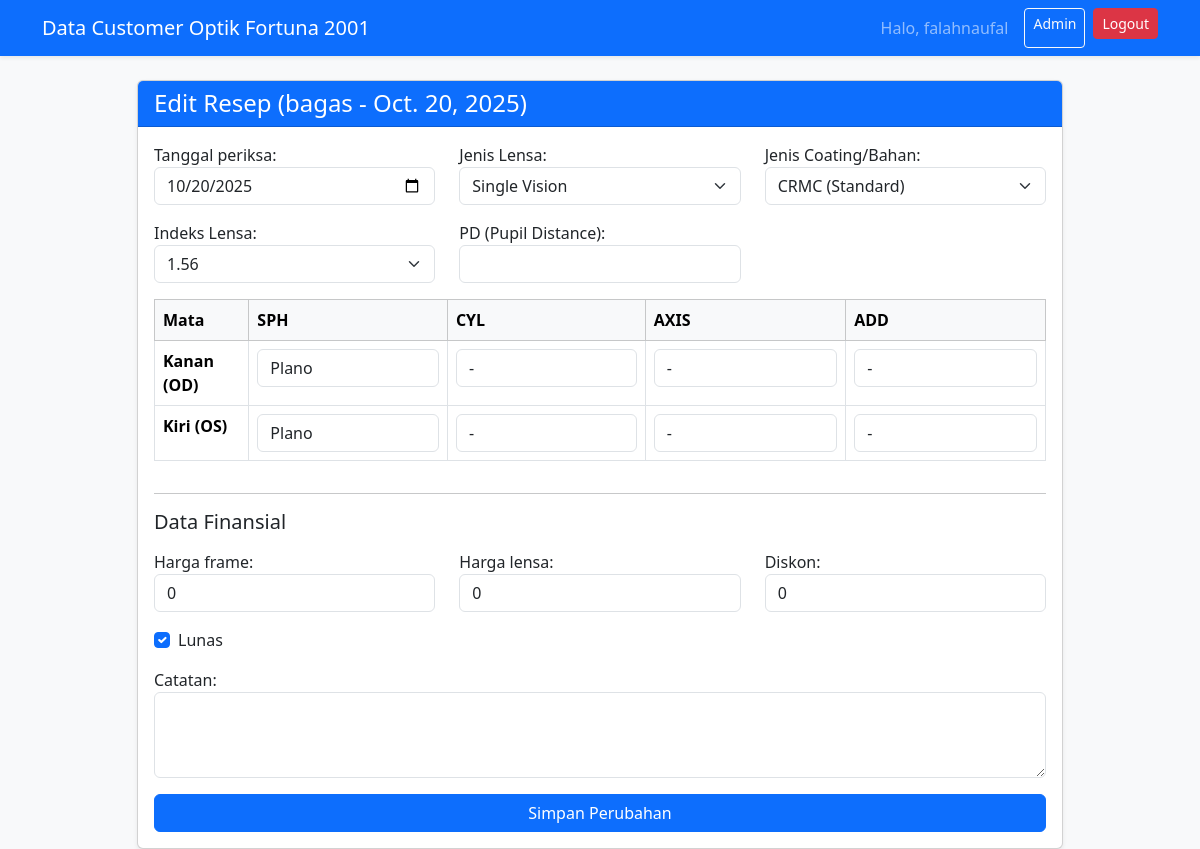
Screenshot of /resep/2/edit/ (signed in) with the database file from the repository.
### pasien/models.py (models this page shows, shortened)
class Resep(models.Model):
    JENIS_LENSA_CHOICES = [
        ('SV', 'Single Vision'),
        ('BF', 'Bifokal'),
        ('PG', 'Progresif'),
        ('OFF', 'Office / Baca'),
        ('LAIN', 'Lainnya'),
    ]
    COATING_LENSA_CHOICES = [
        ('CRMC', 'CRMC (Standard)'),
        ('BLR', 'Blueray'),
        ('PHC', 'Photochromic'),
        ('BLC', 'Bluechromic (Blueray + Photochromic)'),
        ('LAIN', 'Lainnya'),
    ]
    INDEKS_LENSA_CHOICES = [
        ('1.56', '1.56'),
        ('1.60', '1.60'),
        ('1.67', '1.67'),
        ('1.74', '1.74'),
        ('LAIN', 'Lainnya (misal: 1.50, 1.59)'),
    ]
    pelanggan = models.ForeignKey(Pelanggan, on_delete=models.CASCADE, related_name='resep_history')
    tanggal_periksa = models.DateField(default=timezone.now)
    jenis_lensa = models.CharField(
        "Jenis Lensa", max_length=5, choices=JENIS_LENSA_CHOICES, default='SV'
    )
    jenis_coating = models.CharField(
        "Jenis Coating/Bahan",
        max_length=5,
        choices=COATING_LENSA_CHOICES,
        default='CRMC'
    )
    indeks_lensa = models.CharField(
        "Indeks Lensa",
        max_length=5,
        choices=INDEKS_LENSA_CHOICES,
        default='1.56'
    )
    harga_frame = models.DecimalField(max_digits=10, decimal_places=0, default=0)
    harga_lensa = models.DecimalField(max_digits=10, decimal_places=0, default=0)
    diskon = models.DecimalField(max_digits=10, decimal_places=0, default=0)
    total_bayar = models.DecimalField(max_digits=10, decimal_places=0, blank=True, null=True)
    lunas = models.BooleanField(default=True)
    total_bayar = models.DecimalField(
        "Total Bayar (Rp)",
        max_digits=10,
        decimal_places=0,
        default=0,
        editable=False )
    od_sph = models.CharField("SPH (Kanan)", max_length=10, default='Plano')
    od_cyl = models.CharField("CYL (Kanan)", max_length=10, default='-')
    od_axis = models.CharField("AXIS (Kanan)", max_length=10, default='-')
    od_add = models.CharField("ADD (Kanan)", max_length=10, default='-')
    os_sph = models.CharField("SPH (Kiri)", max_length=10, default='Plano')
    os_cyl = models.CharField("CYL (Kiri)", max_length=10, default='-')
    os_axis = models.CharField("AXIS (Kiri)", max_length=10, default='-')
    os_add = models.CharField("ADD (Kiri)", max_length=10, default='-')
    pd = models.CharField("PD (Pupil Distance)", max_length=10, blank=True, null=True)
    catatan = models.TextField(blank=True, null=True)
    created_at = models.DateTimeField(auto_now_add=True)
    class Meta:
        ordering = ['-tanggal_periksa'] # Urutkan resep terbaru di atas
        verbose_name = "Data Resep"
        verbose_name_plural = "Data Resep"

class Pelanggan(models.Model):
    nama = models.CharField(max_length=100)
    no_hp = models.CharField(max_length=20, unique=True)
    alamat = models.TextField(blank=True, null=True)
    tanggal_lahir = models.DateField(blank=True, null=True)
    created_at = models.DateTimeField(auto_now_add=True)
    class Meta:
        verbose_name = "Data Pelanggan"
        verbose_name_plural = "Data Pelanggan"

### pasien/views.py (the view)
# urls.py: path('resep/<int:pk>/edit/', views.edit_resep, name='edit_resep'),
@login_required
def edit_resep(request, pk):
    resep = get_object_or_404(Resep, pk=pk)
    if request.method == 'POST':
        form = ResepForm(request.POST, instance=resep)
        if form.is_valid():
            form.save()
            return redirect('detail', pk=resep.pelanggan.pk)
    else:
        form = ResepForm(instance=resep)
    context = {
        'form': form,
        'resep': resep # Kirim resep untuk konteks (misal: judul)
    }
    return render(request, 'edit_resep.html', context)

### templates/edit_resep.html (shortened to what this page needs)
{% extends 'base.html' %}
{% block content %}
<div class="row justify-content-center">
    <div class="col-md-10"> <div class="card shadow-sm">
            <div class="card-header bg-primary text-white">
                <h4 class="mb-0">Edit Resep ({{ resep.pelanggan.nama }} - {{ resep.tanggal_periksa }})</h4>
            </div>
            <div class="card-body">
                <form method="POST">
                    <div class="row">
                        <div class="col-md-4 mb-3">{{ form.tanggal_periksa.label_tag }} {{ form.tanggal_periksa }}</div>
                        <div class="col-md-4 mb-3">{{ form.jenis_lensa.label_tag }} {{ form.jenis_lensa }}</div>
                        <div class="col-md-4 mb-3">{{ form.jenis_coating.label_tag }} {{ form.jenis_coating }}</div>
                    </div>
                    <div class="row">
                        <div class="col-md-4 mb-3">{{ form.indeks_lensa.label_tag }} {{ form.indeks_lensa }}</div>
                        <div class="col-md-4 mb-3">{{ form.pd.label_tag }} {{ form.pd }}</div>
                    </div>
                    <div class="table-responsive mb-3">
                        <table class="table table-bordered">
                            <tr class="table-light">
                                <th>Mata</th>
                                <th>SPH</th><th>CYL</th><th>AXIS</th><th>ADD</th>
                            </tr>
                            <tr>
                                <th>Kanan (OD)</th>
                                <td>{{ form.od_sph }}</td>
                                <td>{{ form.od_cyl }}</td>
                                <td>{{ form.od_axis }}</td>
                                <td>{{ form.od_add }}</td>
                            </tr>
                            <tr>
                                <th>Kiri (OS)</th>
                                <td>{{ form.os_sph }}</td>
                                <td>{{ form.os_cyl }}</td>
                                <td>{{ form.os_axis }}</td>
                                <td>{{ form.os_add }}</td>
                            </tr>
                        </table>
                    </div>
            <hr>
            <h5 class="mb-3">Data Finansial</h5>
            <div class="row">
                <div class="col-md-4 mb-3">
                    {{ form.harga_frame.label_tag }}
                    {{ form.harga_frame }}
                </div>
                <div class="col-md-4 mb-3">
                    {{ form.harga_lensa.label_tag }}
                    {{ form.harga_lensa }}
                </div>
                <div class="col-md-4 mb-3">
                    {{ form.diskon.label_tag }}
                    {{ form.diskon }}
                </div>
            </div>
            <div class="form-check mb-3">
                {{ form.lunas }}
                <label class="form-check-label" for="{{ form.lunas.id_for_label }}">
                    {{ form.lunas.label }}
                </label>
            </div>
            <div class="mb-3">
                        {{ form.catatan.label_tag }}
                        {{ form.catatan }}
                    </div>
                    <button type="submit" class="btn btn-primary w-100">Simpan Perubahan</button>
                </form>
            </div>
        </div>
    </div>
</div>
{% endblock %}

### templates/base.html (shortened to what this page needs)
<!doctype html>
<html lang="id">
  <head>
    <link href="https://cdn.jsdelivr.net/npm/bootstrap@5.3.3/dist/css/bootstrap.min.css" rel="stylesheet">
  </head>
  <body>
    <nav class="navbar navbar-expand-lg navbar-dark bg-primary shadow-sm">
        <div class="container">
            <a class="navbar-brand" href="{% url 'search' %}"> Data Customer Optik Fortuna 2001</a>
            <div class="d-flex">
                {% if user.is_authenticated %}
                    <span class="navbar-text me-3">
                        Halo, {{ user.first_name|default:user.username }}
                    </span>
                    <a href="/admin" class="btn btn-outline-light btn-sm me-2" target="_blank">Admin</a>
                    <form action="{% url 'logout' %}" method="POST" class="d-inline">
    <button type="submit" class="btn btn-danger btn-sm">Logout</button>
</form>
                {% else %}
                    <a href="{% url 'login' %}" class="btn btn-light btn-sm">Login</a>
                {% endif %}
            </div>
        </div>
    </nav>
    <div class="container mt-4">
        {% block content %}
        {% endblock %}
    </div>
  </body>
</html>

### templates/base.html (style rules this page uses)
body { background-color: #f8f9fa; }

### rows the page displays
Resep: pelanggan.nama "bagas", tanggal_periksa "Oct. 20, 2025", tanggal_periksa "10/20/2025", jenis_lensa "Single Vision", jenis_coating "CRMC (Standard)", indeks_lensa "1.56", od_sph "Plano", od_cyl "-", od_axis "-", od_add "-", os_sph "Plano", os_cyl "-", os_axis "-", os_add "-", harga_frame "0", harga_lensa "0", diskon "0", lunas "☑"

### other values shown
{{ user.first_name|default:user.username }} "falahnaufal"
